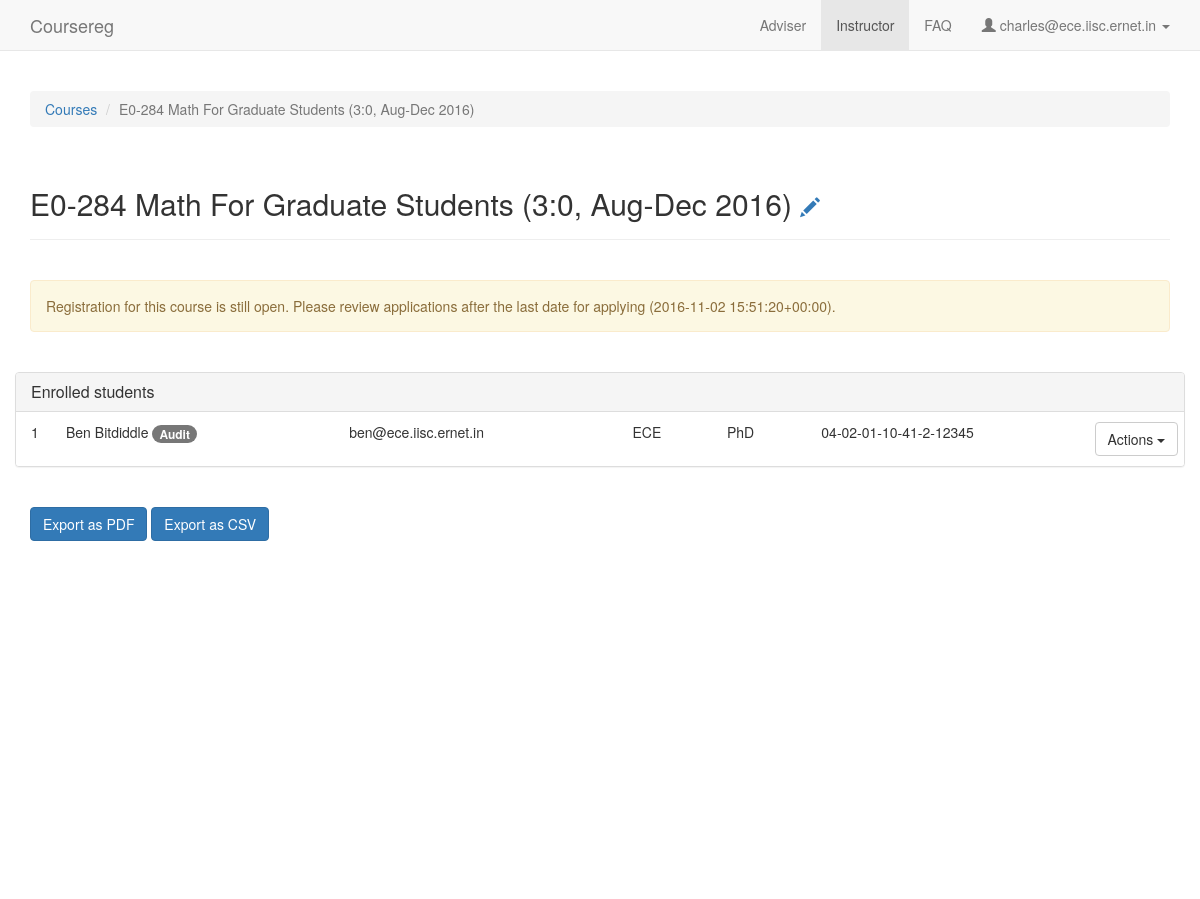
Page /instructor/1 (signed in) on the committed database.
### coursereg/models.py (models this page shows, shortened)
class User(AbstractBaseUser, PermissionsMixin):
    USER_TYPE_STUDENT = 0
    USER_TYPE_FACULTY = 1
    USER_TYPE_DCC = 2
    USER_TYPE_OTHER = 3
    USER_TYPE_CHOICES = (
        (USER_TYPE_STUDENT, "Student"),
        (USER_TYPE_FACULTY, "Faculty"),
        (USER_TYPE_DCC, "DCC"),
        (USER_TYPE_OTHER, "Other"),
    )
    email = models.EmailField(max_length=254, unique=True)
    full_name = models.CharField(max_length=250)
    user_type = models.IntegerField(default=USER_TYPE_OTHER, choices=USER_TYPE_CHOICES)
    adviser = models.ForeignKey('self', null=True, blank=True, on_delete=models.CASCADE, limit_choices_to={'user_type': USER_TYPE_FACULTY})
    degree = models.ForeignKey(Degree, on_delete=models.CASCADE, null=True, blank=True)
    department = models.ForeignKey(Department, on_delete=models.CASCADE, null=True)
    date_joined = models.DateTimeField(default=timezone.now)
    sr_no = models.CharField(max_length=200, default='-')
    telephone = models.CharField(max_length=100, default='', blank=True)
    is_dcc_review_pending = models.BooleanField(default=False)
    is_dcc_sent_notification = models.BooleanField(default=False)
    is_adviser_review_pending = models.BooleanField(default=False)
    is_staff = models.BooleanField(default=False)
    is_active = models.BooleanField(default=True)
    objects = CustomUserManager()
    USERNAME_FIELD = 'email'
    REQUIRED_FIELDS = []

class Course(models.Model):
    num = models.CharField(max_length=100)
    title = models.CharField(max_length=200)
    department = models.ForeignKey(Department, on_delete=models.CASCADE)
    term = models.ForeignKey(Term)
    credits = models.CharField(max_length=100, default='', verbose_name="Credits (ex: 3:0)")
    should_count_towards_cgpa = models.BooleanField(default=True)
    is_instructor_review_pending = models.BooleanField(default=False)
    created_at = models.DateTimeField(auto_now_add=True)
    updated_at = models.DateTimeField(auto_now=True)
    timings = models.CharField(max_length=100, default='Not fixed yet')
    def is_last_adviser_approval_date_passed(self):
        return timezone.now() > self.term.last_adviser_approval_date
    def is_last_instructor_approval_date_passed(self):
        return timezone.now() > self.term.last_instructor_approval_date
    def is_last_grade_date_passed(self):
        return timezone.now() > self.term.last_grade_date
    def __unicode__(self):
        return self.num + ' ' + self.title + ' (%s, %s)' % (self.credits, self.term)

class Term(models.Model):
    name = models.CharField(max_length=100)
    year = models.CharField(max_length=4)
    start_reg_date = models.DateTimeField(default=timezone.now)
    last_reg_date = models.DateTimeField(default=timezone.now)
    last_adviser_approval_date = models.DateTimeField(default=timezone.now)
    last_instructor_approval_date = models.DateTimeField(default=timezone.now)
    last_cancellation_date = models.DateTimeField(default=timezone.now)
    last_conversion_date = models.DateTimeField(default=timezone.now)
    last_drop_date = models.DateTimeField(default=timezone.now)
    last_grade_date = models.DateTimeField(default=timezone.now)
    is_active = models.BooleanField(default=True)
    def __unicode__(self):
        return '%s %s' % (self.name, self.year)

class Participant(models.Model):
    PARTICIPANT_STUDENT = 0
    PARTICIPANT_INSTRUCTOR = 1
    PARTICIPANT_TA = 2
    PARTICIPANT_CHOICES = (
        (PARTICIPANT_STUDENT, 'Student'),
        (PARTICIPANT_INSTRUCTOR, 'Instructor'),
        (PARTICIPANT_TA, 'TA'),
    )
    user = models.ForeignKey('User', on_delete=models.CASCADE)
    course = models.ForeignKey('Course', on_delete=models.CASCADE)
    participant_type = models.IntegerField(default=PARTICIPANT_INSTRUCTOR, choices=PARTICIPANT_CHOICES)
    registration_type = models.ForeignKey('RegistrationType', null=True, on_delete=models.CASCADE)
    is_drop = models.BooleanField(default=False)
    grade = models.ForeignKey('Grade', on_delete=models.CASCADE, blank=True, null=True)
    should_count_towards_cgpa = models.BooleanField(default=True)
    lock_from_student = models.BooleanField(default=False)
    created_at = models.DateTimeField(auto_now_add=True)
    updated_at = models.DateTimeField(auto_now=True)
    def get_reg_type_desc(self):
        if self.is_drop:
            return 'Drop'
        else:
            return self.registration_type

class RegistrationType(models.Model):
    name = models.CharField(max_length=100)
    should_count_towards_cgpa = models.BooleanField(default=True)
    is_active = models.BooleanField(default=True)
    def __unicode__(self):
        return self.name

class Department(models.Model):
    name = models.CharField(max_length=100)
    abbreviation = models.CharField(max_length=100, unique=True)
    is_active = models.BooleanField(default=True)

class Degree(models.Model):
    name = models.CharField(max_length=100)
    is_active = models.BooleanField(default=True)
    def __unicode__(self):
        return self.name

### coursereg/views/instructor.py (the view)
# urls.py: url(r'^instructor/([0-9]+)$', views.instructor.detail, name='instructor_detail'),
@login_required
def detail(request, course_id):
    course = models.Course.objects.get(id=course_id)
    if not request.user.user_type == models.User.USER_TYPE_FACULTY:
        raise PermissionDenied
    if not models.Participant.objects.filter(course=course,
            user=request.user, participant_type=models.Participant.PARTICIPANT_INSTRUCTOR):
        raise PermissionDenied
    course.is_instructor_review_pending = False
    course.save()
    if not course.is_last_adviser_approval_date_passed():
        messages.warning(request, 'Registration for this course is still open. Please review applications after the last date for applying (%s).' % course.term.last_adviser_approval_date)
    context = {
        'user_type': 'faculty',
        'nav_active': 'instructor',
        'user_email': request.user.email,
        'course': course,
        'can_faculty_create_courses': models.Config.can_faculty_create_courses(),
        'grades': models.Grade.objects.filter(is_active=True).order_by('-points'),
        'participants': models.Participant.objects.filter(course=course,
                            participant_type=models.Participant.PARTICIPANT_STUDENT).order_by('is_drop', '-registration_type')
    }
    return render(request, 'coursereg/instructor_detail.html', context)

### coursereg/models.py (called while the page is built)
    @classmethod
    def can_faculty_create_courses(cls):
        c = cls.objects.filter(key="can_faculty_create_courses").first()
        if c:
            return c.value == "1" or c.value == "true"

### coursereg/templates/coursereg/instructor_detail.html (shortened to what this page needs)
{% extends "coursereg/base.html" %}
{% block body %}
{% include "coursereg/nav.html" %}
<div class="container" id="maincontainer">
    <div class="row top-buffer-1">
        <div class="col-md-12">
            <ol class="breadcrumb">
                <li class="breadcrumb-item"><a href="{% url 'coursereg:instructor' %}">Courses</a></li>
                <li class="breadcrumb-item active">{{ course }}</li>
            </ol>
        </div>
    </div>
    <div class="row">
        <div class="col-md-12">
            <div class="page-header" title="{{course.timings}}">
                <h2>
                    {{ course }}
                    {% if can_faculty_create_courses and not course.is_last_grade_date_passed %}
                    <small>
                        <a href="{% url 'coursereg:instructor_update_course' course.id %}">
                            <span class="glyphicon glyphicon-pencil" aria-hidden="true"></span>
                        </a>
                    </small>
                    {% endif %}
                </h2>
            </div>
        </div>
    </div>
    {% if messages %}
    {% for message in messages %}
    <div class="row top-buffer-1">
        <div class="col-md-12">
            {% if message.level == DEFAULT_MESSAGE_LEVELS.ERROR %}
            <div class="alert alert-danger" role="alert">{{ message }}</div>
            {% elif message.level == DEFAULT_MESSAGE_LEVELS.WARNING %}
            <div class="alert alert-warning" role="alert">{{ message }}</div>
            {% elif message.level == DEFAULT_MESSAGE_LEVELS.INFO %}
            <div class="alert alert-info" role="alert">{{ message }}</div>
            {% elif message.level == DEFAULT_MESSAGE_LEVELS.SUCCESS %}
            <div class="alert alert-success" role="alert">{{ message }}</div>
            {% endif %}
        </div>
    </div>
    {% endfor %}
    {% endif %}
    {% if participants %}
    <div class="row top-buffer-1">
        <div class="panel panel-default">
            <div class="panel-heading">
                <h3 class="panel-title">Enrolled students</h3>
            </div>
            <ul class="list-group">
                {% for participant in participants %}
                <li class="list-group-item">
                    <div class="pull-left">{{ forloop.counter }}</div>
                    <div class="row requestrow">
                        <div class="col-md-12 col-xs-12">
                            <div class="row">
                                <div class="col-md-3 col-xs-12">
                                    {{ participant.user.full_name }}
                                    <span class="badge">{{ participant.get_reg_type_desc }}</span>
                                </div>
                                <div class="col-md-3 col-xs-12">
                                    {{ participant.user.email }}
                                </div>
                                <div class="col-md-1 col-xs-12">
                                    {{ participant.user.department.abbreviation }}
                                </div>
                                <div class="col-md-1 col-xs-12">
                                    {{ participant.user.degree }}
                                </div>
                                <div class="col-md-3 col-xs-12">
                                    {{ participant.user.sr_no }}
                                </div>
                                <div class="col-md-1 col-xs-12">
                                    <div title="Options" style="margin-left:-10px;">
                                        {% if not participant.course.is_last_grade_date_passed %}
                                        <div class="dropdown">
                                            <button class="btn btn-default dropdown-toggle" type="button" data-toggle="dropdown" aria-haspopup="true" aria-expanded="true">
                                                {% if participant.grade %}
                                                {{ participant.grade }}
                                                {% else %}
                                                Actions
                                                {% endif %}
                                                <span class="caret"></span>
                                            </button>
                                        </div>
                                        {% else %}
                                            {% if participant.grade %}
                                            {{ participant.grade }}
                                            {% else %}
                                            Not graded
                                            {% endif %}
                                        {% endif %}
                                    </div>
                                </div>
                            </div>
                        </div>
                    </div>
                </li>
                {% endfor %}
            </ul>
        </div>
    </div>
    <div class="row top-buffer-1">
        <div class="col-md-12 col-xs-12">
            <button id="pdfexport" type="button" class="btn btn-primary" data-loading-text="Loading..." >Export as PDF</button>
            <button id="csvexport" type="button" class="btn btn-primary">Export as CSV</button>
        </div>
    </div>
    {% else %}
    <div class="row">
        <div class="col-md-12 col-xs-12">
            <h2><small>No students have applied for this course.</small></h2>
        </div>
    </div>
    {% endif %}
</div>
{% endblock %}
{% block script %}
{% load staticfiles %}
{% endblock %}

### coursereg/templates/coursereg/nav.html (shortened to what this page needs)
<nav class="navbar navbar-default navbar-static-top">
    <div class="container">
        <div class="navbar-header">
            <a class="navbar-brand" href="{% url 'coursereg:index' %}">Coursereg</a>
        </div>
        <div id="navbar" class="navbar-collapse collapse">
            <ul class="nav navbar-nav navbar-right">
                {% if user_type == 'faculty' %}
                    {% if nav_active == 'adviser' %}
                    <li class="active"><a href="{% url 'coursereg:adviser' %}">Adviser</a></li>
                    {% else %}
                    <li><a href="{% url 'coursereg:adviser' %}">Adviser</a></li>
                    {% endif %}
                    {% if nav_active == 'instructor' %}
                    <li class="active"><a href="{% url 'coursereg:instructor' %}">Instructor</a></li>
                    {% else %}
                    <li><a href="{% url 'coursereg:instructor' %}">Instructor</a></li>
                    {% endif %}
                {% endif %}
                {% if nav_active == 'faq' %}
                <li class="active"><a href="{% url 'coursereg:faq' %}">FAQ</a></li>
                {% else %}
                <li><a href="{% url 'coursereg:faq' %}">FAQ</a></li>
                {% endif %}
                <li class="dropdown">
                    <a href="#" class="dropdown-toggle" data-toggle="dropdown" role="button" aria-haspopup="true" aria-expanded="false">
                        <span class="glyphicon glyphicon-user" aria-hidden="true"></span>
                        {{ user_email }}
                        <span class="caret"></span>
                    </a>
                </li>
            </ul>
        </div>
    </div>
</nav>

### coursereg/static/coursereg/css/coursereg.css (style rules this page uses)
.top-buffer-1 { margin-top: 20px; }
.row { word-break:break-all; }
#maincontainer { margin-bottom: 50px; min-height: 800px; }
.requestrow { margin-left: 20px; }

### rows in the picture
User: email "charles@ece.iisc.ernet.in"
Course: num+title+credits "E0-284 Math For Graduate Students (3:0, Aug-Dec 2016)"
Participant: user.full_name "Ben Bitdiddle", get_reg_type_desc "Audit", user.email "ben@ece.iisc.ernet.in", user.department.abbreviation "ECE", user.degree "PhD", user.sr_no "04-02-01-10-41-2-12345", shows "Actions"

### other values in the picture
{{ message }} "Registration for this course is still open. Please review applications after the last date for applying (2016-11-02 15:51:20+00:00)."
